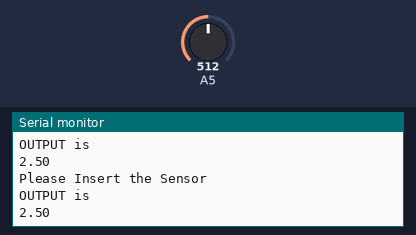
A sketch run on a simulated Arduino Uno, built with avr-gcc and run on an emulated ATmega328P. Parts: the last lines printed to the serial monitor. The inputs (shaded band) are chosen by the test bench; at power-on: A5 = 512.

Above: at 2.3 s.
2.4 s: A5 set to 716
At 3.4 s:
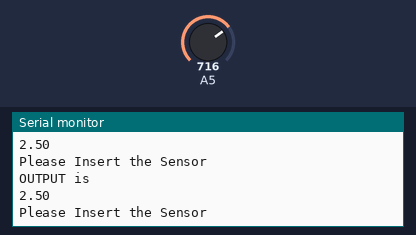
4.5 s: A5 set to 900
At 5.8 s:
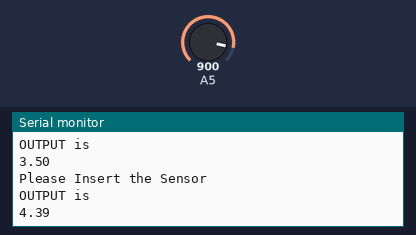
Timing chart, 0 to 7.5 s (numbered marks = the images above; inputs shaded):
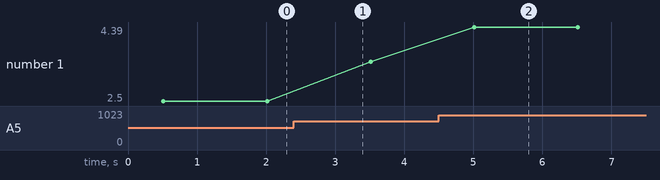

The sketch:

Soil_Moisture_Sensor.ino
```cpp
int sen;
float out;

void setup() {
  Serial.begin(9600);
  pinMode(A5,INPUT);
  // put your setup code here, to run once:

}

void loop() {
  sen=analogRead(A5);
  out=sen*0.0048828125;
  Serial.println("Please Insert the Sensor");
  delay(500);
  Serial.println("OUTPUT is");
  Serial.println(out);
  Serial.println("");
  delay(1000);
  // put your main code here, to run repeatedly:

}
```

Measured:
- after the input at 4.5 s, the serial monitor: prints a new line after 0.51 s (image 2)
- plotted number 1: 2.5 → 3.5 after the input at 2.4 s, 3.5 → 4.39 after the input at 4.5 s
